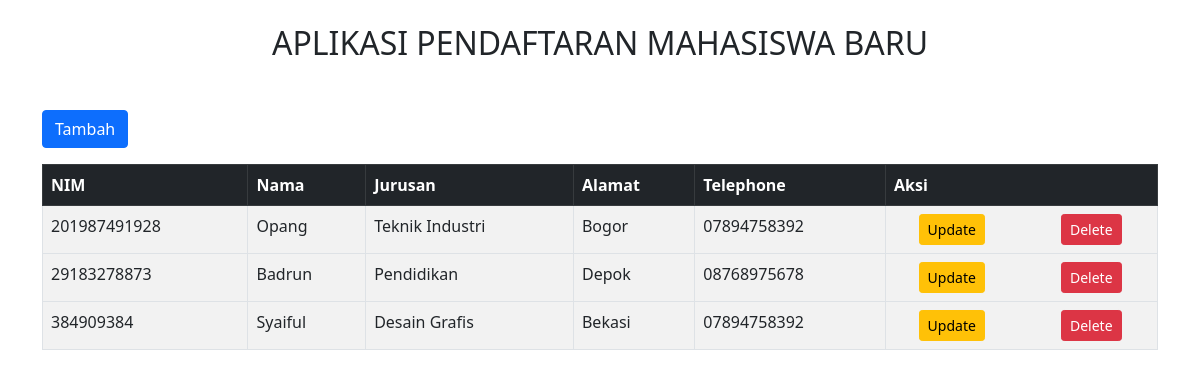
The page / on the database its author committed.
### tables this page shows
CREATE TABLE IF NOT EXISTS `mahasiswa` (
  `NIM` varchar(15) NOT NULL,
  `Nama` varchar(50) NOT NULL,
  `Jurusan` varchar(30) NOT NULL,
  `Alamat` varchar(50) NOT NULL,
  `nohp` varchar(15) NOT NULL
);

### index.php (the view, shortened to what this page needs)
<?php
    include 'koneksi.php';
?>
<!DOCTYPE html>
<html lang="en">
<head>
    <link href="https://cdn.jsdelivr.net/npm/bootstrap@5.0.2/dist/css/bootstrap.min.css" rel="stylesheet">
</head>
<body>
    <p class="h2 text-center mt-4">APLIKASI PENDAFTARAN MAHASISWA BARU<p>
    <div class="container mt-5">
        <a href="add.php" class="btn btn-primary btm-md mb-3">Tambah</a>
        <table class="table table-striped table-hover table-bordered">
    <thead class="table-dark">
        <th>NIM</th>
        <th>Nama</th>
        <th>Jurusan</th>
        <th>Alamat</th>
        <th>Telephone</th>
        <th>Aksi</th>
    </thead>
    <?php
        $sqlGet = "SELECT * FROM mahasiswa";
        $query = mysqli_query($conn, $sqlGet);
        while($data = mysqli_fetch_array($query)){
            echo "
            <tbody>
            <tr>
               <td>$data[NIM]</td>
               <td>$data[Nama]</td>
               <td>$data[Jurusan]</td>
               <td>$data[Alamat]</td>
               <td>$data[nohp]</td>
               <td>
                   <div class='row'>
                       <div class='col d-flex justify-content-center'>
                           <a href='update.php?nim=$data[NIM]' class='btn btn-sm btn-warning'>Update</a>
                       </div>
                       <div class='col d-flex justify-content-center'>
                       <a href='delete.php?nim=$data[NIM]' class='btn btn-sm btn-danger'>Delete</a>
                       </div>
                   </div>
               </td>
            </tr>
           </tbody>
            ";
        }
    ?>
   </table>
    </div>
</body>
</html>

### rows shown on the page
mahasiswa: NIM "201987491928", Nama "Opang", Jurusan "Teknik Industri", Alamat "Bogor", nohp "07894758392"
mahasiswa: NIM "29183278873", Nama "Badrun", Jurusan "Pendidikan", Alamat "Depok", nohp "08768975678"
mahasiswa: NIM "384909384", Nama "Syaiful", Jurusan "Desain Grafis", Alamat "Bekasi", nohp "07894758392"
